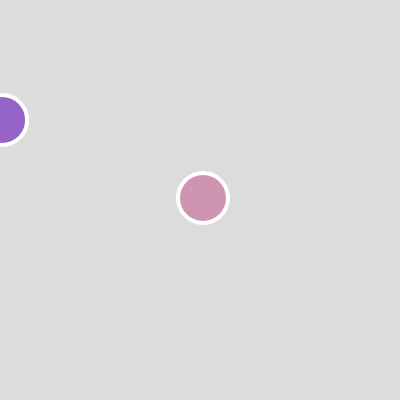
Frame 1 (no input)
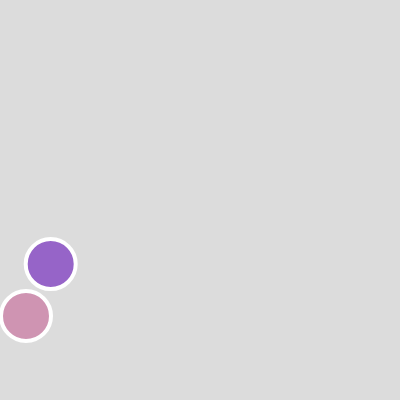
Frame 60 (no input)
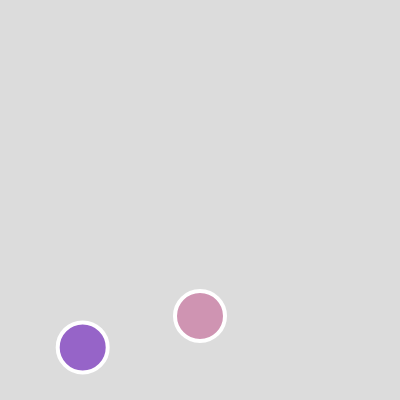
Frame 120 (the mouse pressed at the canvas centre since frame 60)

The p5.js sketch that drew these frames (run headless with seeded random() and noise() and a simulated clock; from frame 60 on, the mouse is pressed at the canvas centre):

// p5.js sketch
// ── sketch.js
//bouncer

let on = true;
var bubble1 = {
  x: 200,
  y: 200,
  d: 50,
  factor: 50,
  speed: 0.05,

  xSpeed: 3,
  ySpeed: -2,

  display: function () {
    stroke(255);
    strokeWeight(4);
    fill(200, 100, 150, 150);
    ellipse(this.x, this.y, this.d);
  },

  move: function () {
    if (this.x >= width - this.d / 2 || this.x < 0 + this.d / 2) {
      this.xSpeed = this.xSpeed * -1;
    }
    if (this.y >= height - this.d / 2 || this.y < 0 + this.d / 2) {
      this.ySpeed = this.ySpeed * -1;
    }

    this.x += this.xSpeed;
    this.y += this.ySpeed;
  },
  trigger: function () {
    do {
      this.xSpeed = this.xSpeed * -1;
      this.ySpeed = this.ySpeed * -1;
    } while ((on = !on));
  },
};
// chaser
var bubble2 = {
  x: 0,
  y: 100,
  min: -10,
  max: 10,
  speed: 0.1,
  factor: 10,

  display: function () {
    stroke(255);
    strokeWeight(4);
    fill(150, 100, 200);
    ellipse(this.x, this.y, 50);
  },
  move: function () {
    for (let i = this.x; i <= bubble1.x; i += this.factor) {
      this.x += this.speed;
      for (let k = this.y; k <= bubble1.y; k += this.factor) {
        this.y += this.speed;
      }
    }
    for (let j = this.x; j > bubble1.x; j -= this.factor) {
      this.x -= this.speed;
      for (let l = this.y; l > bubble1.y; l -= this.factor) {
        this.y -= this.speed;
      }
    }
  },
};

function setup() {
  createCanvas(400, 400);
}

function draw() {
  background(220);
  bubble2.move();
  bubble2.display();
  bubble1.move();
  bubble1.display();
  bubble1.trigger();
}

function mouseClicked() {
  on = !on;
}
